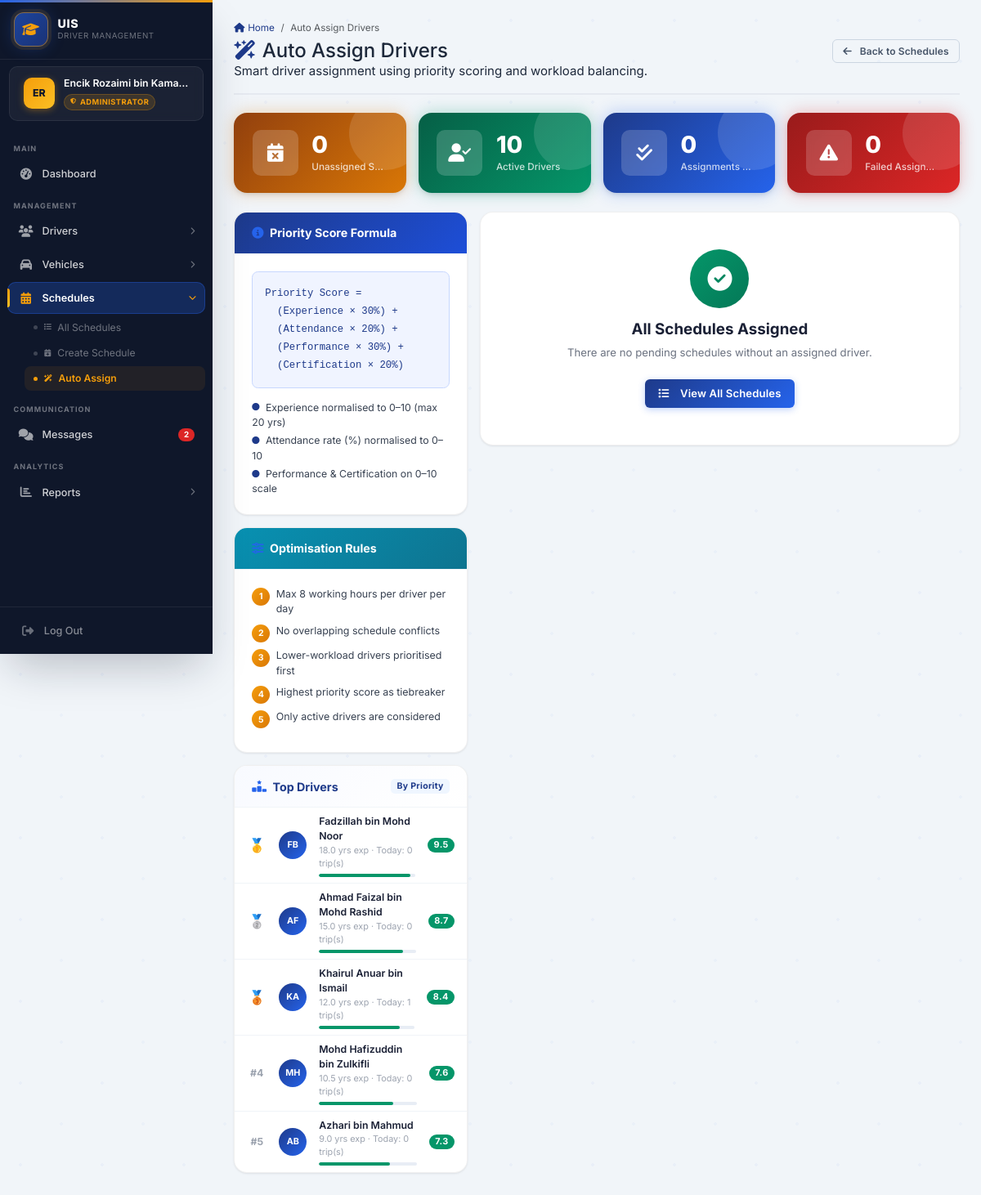
Page /admin/auto_assign.php (signed in) on the committed database.
### tables this page shows
CREATE TABLE drivers (
    driver_id           INT             NOT NULL AUTO_INCREMENT,
    employee_id         VARCHAR(20)     NOT NULL,
    name                VARCHAR(100)    NOT NULL,
    phone               VARCHAR(20)     NULL DEFAULT NULL,
    email               VARCHAR(100)    NULL DEFAULT NULL,
    address             TEXT            NULL DEFAULT NULL,
    experience_years    DECIMAL(4,1)    NOT NULL DEFAULT 0,
    attendance_rate     DECIMAL(5,2)    NOT NULL DEFAULT 100.00 COMMENT '0-100 percentage',
    performance_score   DECIMAL(5,2)    NOT NULL DEFAULT 5.00  COMMENT '0-10 scale',
    certification_score DECIMAL(5,2)    NOT NULL DEFAULT 5.00  COMMENT '0-10 scale',
    license_number      VARCHAR(50)     NULL DEFAULT NULL,
    license_class       VARCHAR(10)     NULL DEFAULT NULL,
    license_expiry      DATE            NULL DEFAULT NULL,
    status              ENUM('active','inactive','on_leave') NOT NULL DEFAULT 'active',
    created_at          TIMESTAMP       NOT NULL DEFAULT CURRENT_TIMESTAMP,
    updated_at          TIMESTAMP       NOT NULL DEFAULT CURRENT_TIMESTAMP ON UPDATE CURRENT_TIMESTAMP,
    PRIMARY KEY (driver_id),
    UNIQUE KEY uq_drivers_employee_id (employee_id)
);

### config/database.php (called while the page is built, shortened)
<?php
function calculatePriorityScore(
    float $experience,
    float $attendance,
    float $performance,
    float $certification
): float {
    $exp_score = min(($experience / 20.0) * 10.0, 10.0);
    $att_score = ($attendance / 100.0) * 10.0;
    $perf_score = $performance;
    $cert_score = $certification;
    $priority = ($exp_score  * 0.30)
              + ($att_score  * 0.20)
              + ($perf_score * 0.30)
              + ($cert_score * 0.20);
    return round($priority, 2);
}

### admin/auto_assign.php (the view, shortened to what this page needs)
<?php
require_once '../config/database.php';
$assignments   = [];
$errors        = [];
$unassigned_count = (int)$conn->query(
    "SELECT COUNT(*) AS cnt FROM schedules WHERE driver_id IS NULL AND status='pending'"
)->fetch_assoc()['cnt'];
$active_drivers_count = (int)$conn->query(
    "SELECT COUNT(*) AS cnt FROM drivers WHERE status='active'"
)->fetch_assoc()['cnt'];
$assignments_made  = count(array_filter($assignments, fn($a) => $a['status'] === 'assigned'));
$failed_count      = count($errors);
$drivers_result = $conn->query(
    "SELECT *, (SELECT COUNT(*) FROM schedules
                WHERE driver_id = d.driver_id
                  AND status NOT IN ('cancelled')
                  AND trip_date = CURDATE()) AS today_trips
     FROM drivers d WHERE status = 'active' ORDER BY name"
);
$all_drivers = [];
while ($row = $drivers_result->fetch_assoc()) {
    $row['priority_score'] = calculatePriorityScore(
        $row['experience_years'], $row['attendance_rate'],
        $row['performance_score'], $row['certification_score']
    );
    $all_drivers[] = $row;
}
usort($all_drivers, fn($a, $b) => $b['priority_score'] <=> $a['priority_score']);
require_once '../includes/header.php';
require_once '../includes/sidebar.php';
?>
<main class="main-content">
    <div class="d-none d-lg-flex align-items-center justify-content-between mb-4 pb-3"
         style="border-bottom: 2px solid #e5e9f0;">
        <div>
            <nav aria-label="breadcrumb">
                <ol class="breadcrumb mb-1" style="font-size:0.78rem;">
                    <li class="breadcrumb-item">
                        <a href="<?php echo SITE_URL; ?>/admin/dashboard.php"
                           class="text-decoration-none" style="color:var(--uis-primary);">
                            <i class="fas fa-home me-1"></i>Home
                        </a>
                    </li>
                    <li class="breadcrumb-item active" aria-current="page">Auto Assign Drivers</li>
                </ol>
            </nav>
            <h1 class="page-title mb-0" style="font-size:1.6rem;">
                <i class="fas fa-wand-magic-sparkles me-2" style="color:var(--uis-primary);"></i>Auto Assign Drivers
            </h1>
            <p class="page-subtitle mb-0">Smart driver assignment using priority scoring and workload balancing.</p>
        </div>
        <a href="<?php echo SITE_URL; ?>/admin/schedules.php" class="btn btn-outline-secondary btn-sm">
            <i class="fas fa-arrow-left me-1"></i>Back to Schedules
        </a>
    </div>
    <div class="row g-3 mb-4">
        <div class="col-6 col-xl-3">
            <div class="stat-card stat-amber">
                <div class="stat-card-icon"><i class="fas fa-calendar-xmark" style="font-size:1.5rem;"></i></div>
                <div class="stat-card-body">
                    <div class="stat-card-value"><?php echo $unassigned_count; ?></div>
                    <div class="stat-card-label">Unassigned Schedules</div>
                </div>
            </div>
        </div>
        <div class="col-6 col-xl-3">
            <div class="stat-card stat-green">
                <div class="stat-card-icon"><i class="fas fa-user-check" style="font-size:1.5rem;"></i></div>
                <div class="stat-card-body">
                    <div class="stat-card-value"><?php echo $active_drivers_count; ?></div>
                    <div class="stat-card-label">Active Drivers</div>
                </div>
            </div>
        </div>
        <div class="col-6 col-xl-3">
            <div class="stat-card stat-blue">
                <div class="stat-card-icon"><i class="fas fa-check-double" style="font-size:1.5rem;"></i></div>
                <div class="stat-card-body">
                    <div class="stat-card-value"><?php echo $assignments_made; ?></div>
                    <div class="stat-card-label">Assignments Made</div>
                </div>
            </div>
        </div>
        <div class="col-6 col-xl-3">
            <div class="stat-card stat-red">
                <div class="stat-card-icon"><i class="fas fa-triangle-exclamation" style="font-size:1.5rem;"></i></div>
                <div class="stat-card-body">
                    <div class="stat-card-value"><?php echo $failed_count; ?></div>
                    <div class="stat-card-label">Failed Assignments</div>
                </div>
            </div>
        </div>
    </div>
    <div class="row g-3">
        <div class="col-12 col-lg-4">
            <div class="content-card mb-3">
                <div class="content-card-header" style="background:linear-gradient(135deg,var(--uis-primary),#1d4ed8);">
                    <h5 class="content-card-title" style="color:#fff;">
                        <i class="fas fa-info-circle"></i> Priority Score Formula
                    </h5>
                </div>
                <div class="content-card-body">
                    <div class="rounded-3 p-3 mb-3" style="background:#f0f4ff;border:1px solid #c7d7fe;font-family:monospace;font-size:0.82rem;color:#1e3a8a;line-height:1.8;">
                        Priority Score =<br>
                        &nbsp;&nbsp;(Experience &times; 30%) +<br>
                        &nbsp;&nbsp;(Attendance &times; 20%) +<br>
                        &nbsp;&nbsp;(Performance &times; 30%) +<br>
                        &nbsp;&nbsp;(Certification &times; 20%)
                    </div>
                    <ul class="list-unstyled mb-0" style="font-size:0.82rem;color:#374151;">
                        <li class="mb-1"><i class="fas fa-circle fa-xs me-2" style="color:var(--uis-primary);"></i>Experience normalised to 0–10 (max 20 yrs)</li>
                        <li class="mb-1"><i class="fas fa-circle fa-xs me-2" style="color:var(--uis-primary);"></i>Attendance rate (%) normalised to 0–10</li>
                        <li><i class="fas fa-circle fa-xs me-2" style="color:var(--uis-primary);"></i>Performance &amp; Certification on 0–10 scale</li>
                    </ul>
                </div>
            </div>
            <div class="content-card mb-3">
                <div class="content-card-header" style="background:linear-gradient(135deg,#0891b2,#0e7490);">
                    <h5 class="content-card-title" style="color:#fff;">
                        <i class="fas fa-sliders"></i> Optimisation Rules
                    </h5>
                </div>
                <div class="content-card-body">
                    <ul class="list-unstyled mb-0" style="font-size:0.83rem;color:#374151;">
                        <?php
                        $rules = [
                            'Max 8 working hours per driver per day',
                            'No overlapping schedule conflicts',
                            'Lower-workload drivers prioritised first',
                            'Highest priority score as tiebreaker',
                            'Only active drivers are considered',
                        ];
                        foreach ($rules as $i => $rule):
                        ?>
                        <li class="d-flex align-items-start gap-2 mb-2">
                            <span class="d-flex align-items-center justify-content-center flex-shrink-0 rounded-circle fw-bold"
                                  style="width:22px;height:22px;background:linear-gradient(135deg,#f59e0b,#d97706);color:#fff;font-size:0.7rem;margin-top:1px;">
                                <?php echo $i + 1; ?>
                            </span>
                            <?php echo htmlspecialchars($rule); ?>
                        </li>
                        <?php endforeach; ?>
                    </ul>
                </div>
            </div>
            <div class="content-card">
                <div class="content-card-header">
                    <h5 class="content-card-title">
                        <i class="fas fa-ranking-star"></i> Top Drivers
                    </h5>
                    <span class="badge" style="background:var(--uis-light);color:var(--uis-primary);font-size:0.7rem;">By Priority</span>
                </div>
                <div class="content-card-body p-0">
                    <?php if (empty($all_drivers)): ?>
                    <div class="text-center py-4" style="color:#9ca3af;font-size:0.84rem;">
                        <i class="fas fa-user-slash fa-lg mb-2 d-block"></i>No active drivers
                    </div>
                    <?php else: ?>
                    <?php $medals = ['🥇','🥈','🥉']; ?>
                    <?php foreach (array_slice($all_drivers, 0, 5) as $i => $drv): ?>
                    <?php
                        $sc = (float)$drv['priority_score'];
                        $bar_pct = min(($sc / 10) * 100, 100);
                        $bar_color = $sc >= 7 ? '#059669' : ($sc >= 5 ? '#d97706' : '#dc2626');
                        $parts = array_filter(explode(' ', trim($drv['name'])));
                        $di = '';
                        foreach (array_slice($parts, 0, 2) as $p) { $di .= strtoupper($p[0]); }
                    ?>
                    <div class="d-flex align-items-center gap-3 px-3 py-2<?php echo $i < 4 ? ' border-bottom' : ''; ?>"
                         style="border-color:#f0f4f8!important;">
                        <div class="text-center flex-shrink-0" style="width:24px;font-size:<?php echo $i < 3 ? '1.1rem' : '0.82rem'; ?>;color:#9ca3af;font-weight:700;">
                            <?php echo $i < 3 ? $medals[$i] : '#' . ($i + 1); ?>
                        </div>
                        <div class="rounded-circle d-flex align-items-center justify-content-center flex-shrink-0"
                             style="width:34px;height:34px;background:linear-gradient(135deg,var(--uis-primary),var(--uis-secondary));color:#fff;font-size:0.72rem;font-weight:700;">
                            <?php echo htmlspecialchars($di ?: 'D'); ?>
                        </div>
                        <div class="flex-grow-1">
                            <div style="font-size:0.82rem;font-weight:600;color:#1a2035;">
                                <?php echo htmlspecialchars($drv['name']); ?>
                            </div>
                            <div style="font-size:0.72rem;color:#9ca3af;">
                                <?php echo $drv['experience_years']; ?> yrs exp
                                · Today: <?php echo (int)$drv['today_trips']; ?> trip(s)
                            </div>
                            <div class="progress mt-1" style="height:4px;border-radius:99px;background:#e8edf5;">
                                <div class="progress-bar" style="width:<?php echo number_format($bar_pct, 1); ?>%;background:<?php echo $bar_color; ?>;border-radius:99px;"></div>
                            </div>
                        </div>
                        <span class="badge rounded-pill flex-shrink-0"
                              style="background:<?php echo $bar_color; ?>;font-size:0.72rem;">
                            <?php echo number_format($sc, 1); ?>
                        </span>
                    </div>
                    <?php endforeach; ?>
                    <?php endif; ?>
                </div>
            </div>
        </div>
        <div class="col-12 col-lg-8">
            <?php if ($unassigned_count === 0 && empty($assignments)): ?>
            <div class="content-card">
                <div class="content-card-body text-center py-5">
                    <div class="rounded-circle d-inline-flex align-items-center justify-content-center mb-3"
                         style="width:72px;height:72px;background:linear-gradient(135deg,#059669,#047857);">
                        <i class="fas fa-circle-check fa-2x" style="color:#fff;"></i>
                    </div>
                    <h5 style="font-weight:700;color:#1a2035;" class="mb-2">All Schedules Assigned</h5>
                    <p style="color:#6b7280;font-size:0.88rem;" class="mb-4">
                        There are no pending schedules without an assigned driver.
                    </p>
                    <a href="<?php echo SITE_URL; ?>/admin/schedules.php"
                       class="btn btn-uis-primary">
                        <i class="fas fa-list me-2"></i>View All Schedules
                    </a>
                </div>
            </div>
            <?php endif; ?>
        </div>
    </div>
</main>
<?php require_once '../includes/footer.php'; ?>

### rows in the picture
drivers: i "🥇", di "FB", name "Fadzillah bin Mohd Noor", experience_years "18.0", today_trips "0", $bar_pct 95.2 (drawn), sc "9.5"
drivers: i "🥈", di "AF", name "Ahmad Faizal bin Mohd Rashid", experience_years "15.0", today_trips "0", $bar_pct 87.2 (drawn), sc "8.7"
drivers: i "🥉", di "KA", name "Khairul Anuar bin Ismail", experience_years "12.0", today_trips "1", $bar_pct 84.1 (drawn), sc "8.4"
drivers: di "MH", name "Mohd Hafizuddin bin Zulkifli", experience_years "10.5", today_trips "0", $bar_pct 76.1 (drawn), sc "7.6"
drivers: di "AB", name "Azhari bin Mahmud", experience_years "9.0", today_trips "0", $bar_pct 72.8 (drawn), sc "7.3"

### other values in the picture
$initials "ER"
$full_name "Encik Rozaimi bin Kama…"
$role_label "ADMINISTRATOR"
$_unread_msgs "2"
$unassigned_count "0"
$active_drivers_count "10"
$assignments_made "0"
$failed_count "0"
$rule "Max 8 working hours per driver per day"
$rule "No overlapping schedule conflicts"
$rule "Lower-workload drivers prioritised first"
$rule "Highest priority score as tiebreaker"
$rule "Only active drivers are considered"
